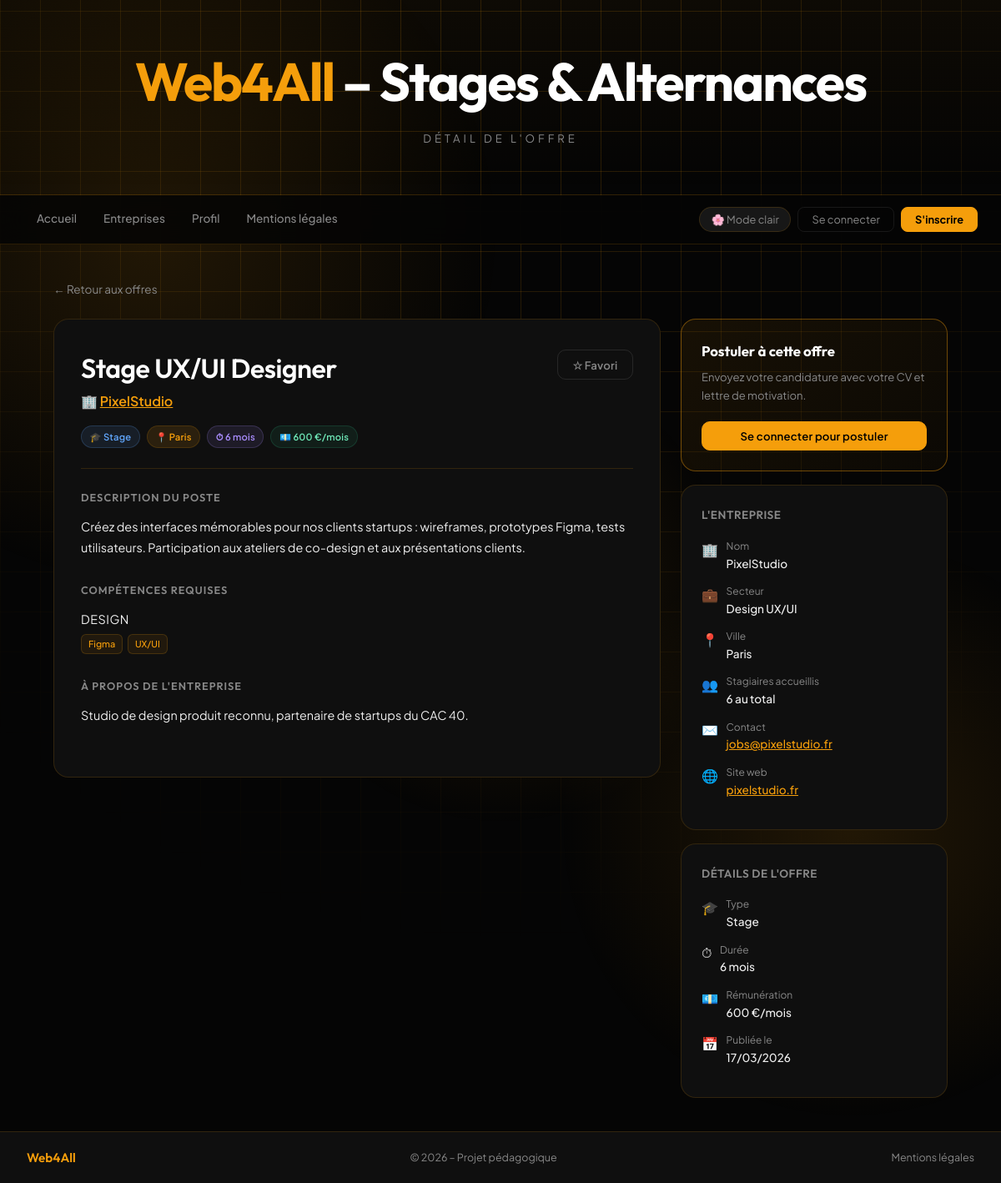
The page /offre.php?id=21 on the database its author committed.
### tables this page shows
CREATE TABLE `offres` (
  `id` int(11) NOT NULL,
  `titre` varchar(200) NOT NULL,
  `entreprise_id` int(11) NOT NULL,
  `lieu` varchar(100) NOT NULL,
  `type` enum('stage','alternance') NOT NULL,
  `description` text NOT NULL,
  `duree` varchar(80) DEFAULT NULL,
  `remuneration` varchar(80) DEFAULT NULL,
  `lat` decimal(9,6) DEFAULT NULL,
  `lng` decimal(9,6) DEFAULT NULL,
  `actif` tinyint(1) NOT NULL DEFAULT 1,
  `statut_validation` enum('validee','en_attente','refusee') NOT NULL DEFAULT 'validee',
  `created_by` int(11) DEFAULT NULL,
  `created_at` datetime NOT NULL DEFAULT current_timestamp(),
  `updated_at` datetime NOT NULL DEFAULT current_timestamp() ON UPDATE current_timestamp()
);

CREATE TABLE `entreprises` (
  `id` int(11) NOT NULL,
  `nom` varchar(200) NOT NULL,
  `secteur` varchar(150) DEFAULT NULL,
  `adresse` varchar(255) DEFAULT NULL,
  `ville` varchar(100) DEFAULT NULL,
  `code_postal` varchar(10) DEFAULT NULL,
  `pays` varchar(80) DEFAULT 'France',
  `email_contact` varchar(180) DEFAULT NULL,
  `telephone` varchar(30) DEFAULT NULL,
  `site_web` varchar(255) DEFAULT NULL,
  `description` text DEFAULT NULL,
  `nb_stagiaires` int(11) DEFAULT 0,
  `created_at` datetime NOT NULL DEFAULT current_timestamp(),
  `updated_at` datetime NOT NULL DEFAULT current_timestamp() ON UPDATE current_timestamp()
);

### php/config.php (called while the page is built, shortened)
<?php
function currentUser():?array  { return $_SESSION['user']??null; }
function e(string $s):string { return htmlspecialchars($s,ENT_QUOTES,'UTF-8'); }

### offre.php (the view, shortened to what this page needs)
<?php
require_once 'php/config.php';
$offreId = (int)($_GET['id'] ?? 0);
$db   = getDB();
$stmt = $db->prepare(
    'SELECT o.*, e.nom AS entreprise_nom, e.secteur, e.ville AS entreprise_ville,
            e.email_contact, e.telephone, e.site_web, e.description AS entreprise_desc,
            e.nb_stagiaires
     FROM offres o
     JOIN entreprises e ON e.id = o.entreprise_id
     WHERE o.id = ? AND o.actif = 1'
);
$stmt->execute([$offreId]);
$offre = $stmt->fetch();
$cs = $db->prepare(
    'SELECT c.nom, c.categorie FROM competences c
     JOIN offre_competences oc ON oc.competence_id = c.id
     WHERE oc.offre_id = ? ORDER BY c.categorie, c.nom'
);
$cs->execute([$offreId]);
$competences = $cs->fetchAll();
$dejaPostule = false;
$user = currentUser();
?>
<!DOCTYPE html>
<html lang="fr">
<head>
  <link rel="stylesheet" href="css/style.css">
</head>
<body>
<header class="big-header">
  <h1><span class="accent">Web4All</span> – Stages & Alternances</h1>
  <p class="header-sub">Détail de l'offre</p>
</header>
<nav class="navbar" id="navbar">
  <div class="nav-links" id="navLinks">
    <a href="index.php">Accueil</a>
    <a href="entreprises.php">Entreprises</a>
    <a href="profil.php">Profil</a>
    <a href="mention_legales.php">Mentions légales</a>
  </div>
  <div class="nav-right" id="navRight">
  </div>
</nav>
<main class="container main-content">
  <a href="index.php" class="back-link">← Retour aux offres</a>
  <div class="offre-detail-layout">
    <div class="detail-main">
      <div style="display:flex;align-items:flex-start;justify-content:space-between;gap:1rem;flex-wrap:wrap">
        <h1 style="margin-bottom:0"><?= e($offre['titre']) ?></h1>
        <button class="btn btn-ghost" id="favBtn" onclick="toggleFavoriDetail()" style="flex-shrink:0;margin-top:.25rem">☆ Favori</button>
      </div>
      <p class="detail-entreprise-name">🏢 <a href="entreprise.php?id=<?= (int)$offre['entreprise_id'] ?>" style="color:var(--amber)"><?= e($offre['entreprise_nom']) ?></a></p>
      <div class="detail-meta">
        <span class="badge <?= $offre['type']==='stage' ? 'badge-stage' : 'badge-alt' ?>">
          <?= $offre['type']==='stage' ? '🎓 Stage' : '🔄 Alternance' ?>
        </span>
        <span class="badge badge-lieu">📍 <?= e($offre['lieu']) ?></span>
        <?php if($offre['duree']):  ?><span class="badge badge-duree">⏱ <?= e($offre['duree'])  ?></span><?php endif; ?>
        <?php if($offre['remuneration']): ?><span class="badge badge-remun">💶 <?= e($offre['remuneration']) ?></span><?php endif; ?>
      </div>
      <div class="detail-section">
        <h2>Description du poste</h2>
        <p><?= e($offre['description']) ?></p>
      </div>
      <?php if($competences): ?>
      <?php
        $grouped = [];
        foreach ($competences as $c) {
          $grouped[$c['categorie'] ?: 'Autre'][] = $c['nom'];
        }
      ?>
      <div class="detail-section">
        <h2>Compétences requises</h2>
        <div class="comp-groups">
          <?php foreach($grouped as $cat => $noms): ?>
          <div>
            <p class="comp-group-label"><?= e($cat) ?></p>
            <div class="comp-tags">
              <?php foreach($noms as $nom): ?>
              <span class="tag-comp"><?= e($nom) ?></span>
              <?php endforeach; ?>
            </div>
          </div>
          <?php endforeach; ?>
        </div>
      </div>
      <?php endif; ?>
      <?php if($offre['entreprise_desc']): ?>
      <div class="detail-section">
        <h2>À propos de l'entreprise</h2>
        <p><?= e($offre['entreprise_desc']) ?></p>
      </div>
      <?php endif; ?>
    </div>
    <aside class="detail-sidebar">
      <div class="postuler-card">
        <h3>Postuler à cette offre</h3>
        <?php if($dejaPostule): ?>
          <div class="deja-postule">✓ Vous avez déjà postulé à cette offre.</div>
          <p style="margin-top:.75rem;font-size:.8rem;color:var(--muted)">
            Retrouvez votre candidature dans <a href="profil.php" style="color:var(--amber)">votre profil</a>.
          </p>
        <?php elseif($user && !isEtudiant()): ?>
          <p>Seuls les étudiants peuvent postuler aux offres.</p>
        <?php else: ?>
          <p>Envoyez votre candidature avec votre CV et lettre de motivation.</p>
          <?php if(!$user): ?>
            <button class="btn btn-primary btn-full" onclick="openModal('login')">Se connecter pour postuler</button>
          <?php endif; ?>
        <?php endif; ?>
      </div>
      <div class="sidebar-card">
        <h3>L'entreprise</h3>
        <div class="info-row">
          <span class="icon">🏢</span>
          <div><div class="label">Nom</div><div class="val"><?= e($offre['entreprise_nom']) ?></div></div>
        </div>
        <?php if($offre['secteur']): ?>
        <div class="info-row">
          <span class="icon">💼</span>
          <div><div class="label">Secteur</div><div class="val"><?= e($offre['secteur']) ?></div></div>
        </div>
        <?php endif; ?>
        <?php if($offre['entreprise_ville']): ?>
        <div class="info-row">
          <span class="icon">📍</span>
          <div><div class="label">Ville</div><div class="val"><?= e($offre['entreprise_ville']) ?></div></div>
        </div>
        <?php endif; ?>
        <?php if($offre['nb_stagiaires']): ?>
        <div class="info-row">
          <span class="icon">👥</span>
          <div><div class="label">Stagiaires accueillis</div><div class="val"><?= (int)$offre['nb_stagiaires'] ?> au total</div></div>
        </div>
        <?php endif; ?>
        <?php if($offre['email_contact']): ?>
        <div class="info-row">
          <span class="icon">✉️</span>
          <div><div class="label">Contact</div><div class="val"><a href="mailto:<?= e($offre['email_contact']) ?>" style="color:var(--amber)"><?= e($offre['email_contact']) ?></a></div></div>
        </div>
        <?php endif; ?>
        <?php if($offre['site_web']): ?>
        <div class="info-row">
          <span class="icon">🌐</span>
          <div><div class="label">Site web</div><div class="val"><a href="<?= e($offre['site_web']) ?>" target="_blank" rel="noopener" style="color:var(--amber)"><?= e(parse_url($offre['site_web'], PHP_URL_HOST) ?: $offre['site_web']) ?></a></div></div>
        </div>
        <?php endif; ?>
      </div>
      <div class="sidebar-card">
        <h3>Détails de l'offre</h3>
        <div class="info-row">
          <span class="icon"><?= $offre['type']==='stage' ? '🎓' : '🔄' ?></span>
          <div><div class="label">Type</div><div class="val"><?= ucfirst(e($offre['type'])) ?></div></div>
        </div>
        <?php if($offre['duree']): ?>
        <div class="info-row">
          <span class="icon">⏱</span>
          <div><div class="label">Durée</div><div class="val"><?= e($offre['duree']) ?></div></div>
        </div>
        <?php endif; ?>
        <?php if($offre['remuneration']): ?>
        <div class="info-row">
          <span class="icon">💶</span>
          <div><div class="label">Rémunération</div><div class="val"><?= e($offre['remuneration']) ?></div></div>
        </div>
        <?php endif; ?>
        <div class="info-row">
          <span class="icon">📅</span>
          <div><div class="label">Publiée le</div><div class="val"><?= date('d/m/Y', strtotime($offre['created_at'])) ?></div></div>
        </div>
      </div>
    </aside>
  </div>
</main>
<footer>
  <span class="footer-brand">Web4All</span>
  <span>© 2026 – Projet pédagogique</span>
  <a href="mention_legales.php">Mentions légales</a>
</footer>
</body>
</html>

### rows shown on the page
offres: titre "Stage UX/UI Designer", entreprise.nom "PixelStudio", lieu "Paris", duree "6 mois", remuneration "600 €/mois", description "Créez des interfaces mémorables pour nos clients startups : wireframes, prototypes Figma, tests utilisateurs. Participation aux ateliers de co-design et aux présentations clients.", entreprise.description "Studio de design produit reconnu, partenaire de startups du CAC 40.", entreprise.secteur "Design UX/UI", entreprise.ville "Paris", entreprise.nb_stagiaires "6", entreprise.email_contact "jobs@pixelstudio.fr", entreprise.site_web "pixelstudio.fr", type "Stage", created_at "17/03/2026"

### other values the page prints
$cat "DESIGN"
$nom "Figma"
$nom "UX/UI"
